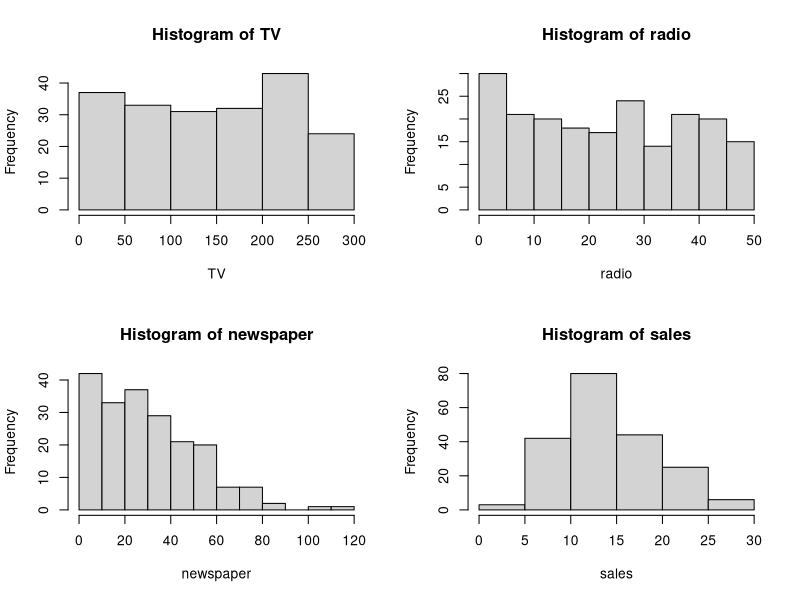

The R script that drew this image:
library(caret)

# Load the data
df <- read.csv("Advertising.csv")

head(df)

# Get rid of the column of indices by name
df$X <- NULL

# Remove NA values
nrow(df) - sum(complete.cases(df))
df <- df[complete.cases(df),]
nrow(df) - sum(complete.cases(df))

# Check for any "" values
apply(df == "", 2, sum)

# Get the summary statistics
summary(df)

# Histograms
par(mfrow = c(2, 2))
for (i in 1:ncol(df)) {
  hist(df[, i], main = paste0("Histogram of ", names(df)[i]), xlab = names(df)[i])
}
par(mfrow = c(1, 1))

# Display the first 10 observations
head(df, 10)

#
